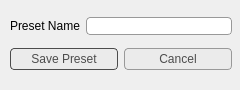
<?xml version="1.0" encoding="UTF-8"?>
<ui version="4.0">
 <class>Dialog</class>
 <widget class="QDialog" name="Dialog">
  <property name="geometry">
   <rect>
    <x>0</x>
    <y>0</y>
    <width>240</width>
    <height>90</height>
   </rect>
  </property>
  <property name="windowTitle">
   <string>Dialog</string>
  </property>
  <property name="styleSheet">
   <string notr="true">/* Style sheet for the buttons */
QPushButton {
	color: rgb(76, 76, 76);
	background-color: rgb(235, 235, 235);
	border: 1px solid rgb(153, 153, 153);
	border-radius: 4px;
	min-width: 60px;
	min-height: 20px;
}

QPushButton:pressed {
    background-color: rgb(204, 204, 204);
}

QPushButton:default {
	border-color: rgb(76, 76, 76);
}

/*Style sheet for other elements*/

QLineEdit {
	border: 1px solid rgb(153, 153, 153);
	border-radius: 4px;
}</string>
  </property>
  <widget class="QWidget" name="layoutWidget">
   <property name="geometry">
    <rect>
     <x>10</x>
     <y>10</y>
     <width>222</width>
     <height>69</height>
    </rect>
   </property>
   <layout class="QVBoxLayout" name="verticalLayout">
    <item>
     <layout class="QHBoxLayout" name="horizontalLayout_2">
      <item>
       <widget class="QLabel" name="label">
        <property name="text">
         <string>Preset Name</string>
        </property>
       </widget>
      </item>
      <item>
       <widget class="QLineEdit" name="line_edit_name"/>
      </item>
     </layout>
    </item>
    <item>
     <layout class="QHBoxLayout" name="horizontalLayout">
      <item>
       <widget class="QPushButton" name="button_save">
        <property name="text">
         <string>Save Preset</string>
        </property>
        <property name="autoDefault">
         <bool>true</bool>
        </property>
       </widget>
      </item>
      <item>
       <widget class="QPushButton" name="button_cancel">
        <property name="text">
         <string>Cancel</string>
        </property>
       </widget>
      </item>
     </layout>
    </item>
   </layout>
  </widget>
 </widget>
 <tabstops>
  <tabstop>line_edit_name</tabstop>
  <tabstop>button_save</tabstop>
  <tabstop>button_cancel</tabstop>
 </tabstops>
 <resources/>
 <connections/>
</ui>
